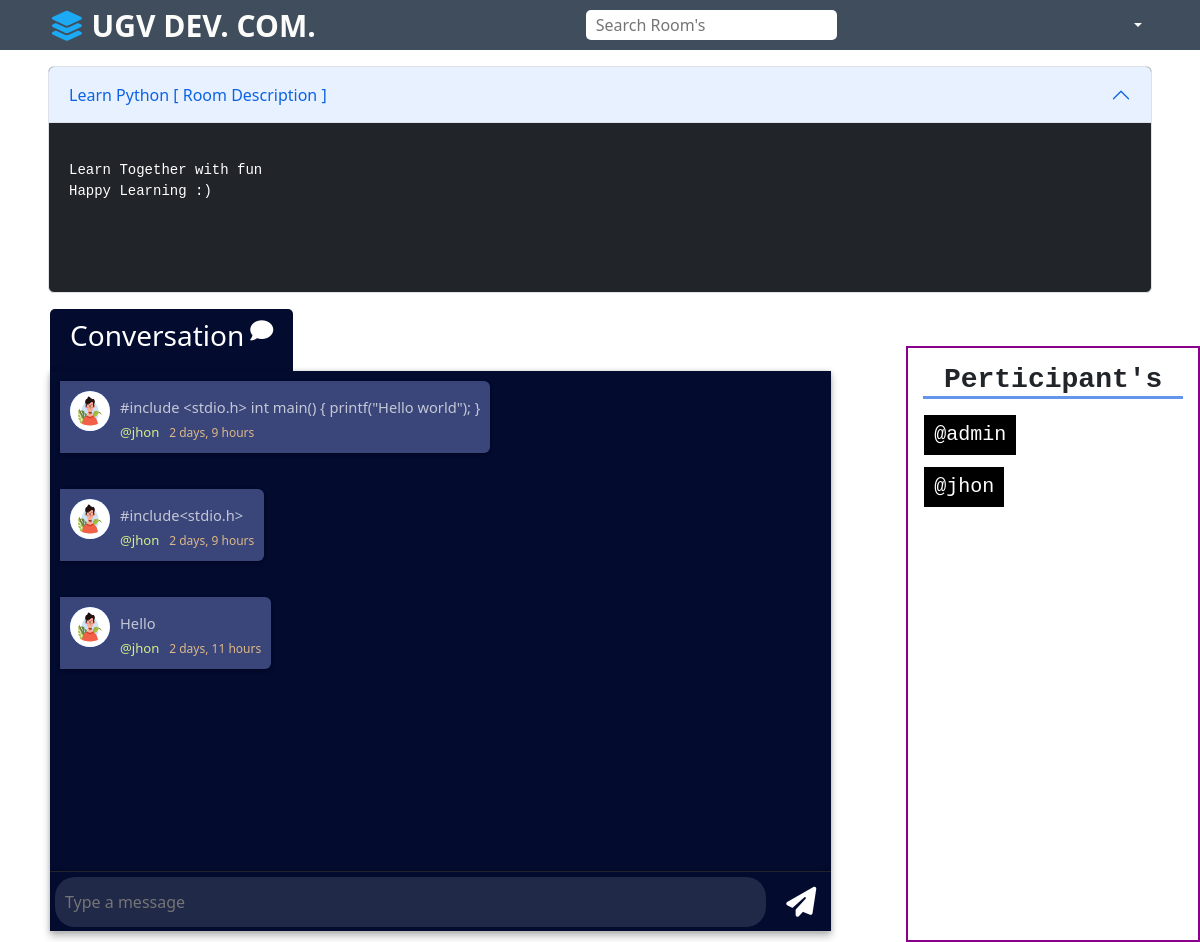
The page /room/1/ on the database its author committed.
### base/models.py (models this page shows, shortened)
class Room(models.Model):
    host = models.ForeignKey(User, on_delete=models.SET_NULL, null=True)
    topic = models.ForeignKey(Topic, on_delete=models.SET_NULL, null=True)
    name = models.CharField(max_length=200)
    description = models.TextField(null=True, blank=True)
    participants = models.ManyToManyField(User,related_name='participants',blank=True)
    updated = models.DateTimeField(auto_now=True)
    created = models.DateTimeField(auto_now_add=True)
    class Meta:
        ordering = ['-updated','-created']

class Message(models.Model):
    user = models.ForeignKey(User, on_delete=models.CASCADE)
    room = models.ForeignKey(Room, on_delete=models.CASCADE)
    body = models.TextField()
    updated = models.DateTimeField(auto_now=True)
    created = models.DateTimeField(auto_now_add=True)
    class Meta:
        ordering = ['-updated','-created']

class User(AbstractUser):
    name = models.CharField(max_length=150, null=True)
    email = models.EmailField(unique=True, null=True)
    bio = models.TextField(null=True)
    avatar = models.ImageField(null = True, default= 'default.png')
    USERNAME_FIELD = 'email'
    REQUIRED_FIELDS = []

### base/views.py (the view, shortened to what this page needs)
# urls.py: path('room/<str:pk>/', views.room, name='room'),
def room(request, pk):
    room = Room.objects.get(id=pk)
    room_message = room.message_set.all()
    participants = room.participants.all()
    context = {'room': room, 'room_message': room_message,
               'participants': participants}
    return render(request, 'base/room.html', context)

### templates/base/room.html (shortened to what this page needs)
{% extends 'main.html' %}
{% load crispy_forms_tags %}
{% load static %}
{% block content %}
<div class="accordion w-100 m-auto my-3" id="accordionPanelsStayOpenExample">
    <div class="accordion-item mx-5 bg-dark">
        <h2 class="accordion-header" id="panelsStayOpen-headingOne">
            <button class="accordion-button btn btn-dark" type="button" data-bs-toggle="collapse"
                    data-bs-target="#panelsStayOpen-collapseOne" aria-expanded="true"
                    aria-controls="panelsStayOpen-collapseOne">
                {{room.name}} [ Room Description ]
            </button>
        </h2>
        <div id="panelsStayOpen-collapseOne" class="accordion-collapse collapse show"
             aria-labelledby="panelsStayOpen-headingOne">
            <div class="accordion-body">
                <pre>
                <p>{{ room.description }} </p>
                </pre>
            </div>
        </div>
    </div>
</div>
<div class="conversation-text">
    <h3 class=""> Conversation</h3>
    <span>
         <i class="fa-solid fa-comment"></i>
    </span>
</div>
<div class="room-container">
    <div class="room-box">
        <section class="chatbox">
            <div class="chat-window">
                {% for msg in room_message %}
                <article class="msg-container msg-remote" id="msg-0">
                    <div class="msg-box">
                        <img class="user-img" src="{{ msg.user.avatar.url }}">
                        <div class="flr">
                            <div class="messages">
                                <p class="msg" id="msg-0">
                                    {{ msg.body }}
                                </p>
                            </div>
                            <span class="timestamp">
                                    <span class="username">
                                        <a href="{% url 'user-profile' msg.user.id %}">
                                              <small>@{{ msg.user.username }}</small>
                                        </a>
                                    </span>
                                    <span class="posttime">{{ msg.created|timesince }}</span>
                                </span>
                        </div>
                    </div>
                </article>
                {% endfor %}
            </div>
            <div class="msg-send-box">
                <form class="chat-input" method="POST" action="">
                    <input type="text" name="msg_body" autocomplete="on" placeholder="Type a message"/>
                    <button>
                        <i class="fa-solid fa-paper-plane"></i>
                    </button>
                </form>
            </div>
        </section>
    </div>
    <div class="participate-box">
        <div class="participant">
            <h3>Perticipant's</h3>
            {% for user in participants %}
            <p>@{{ user.username }}</p>
            {% endfor %}
        </div>
    </div>
</div>
{% endblock %}

### templates/main.html (style rules this page uses)
a { text-decoration:none; }

### templates/base/room.html (style rules this page uses)
.chatbox { min-height:500px; max-height: 100%; display: flex; flex-direction: column; overflow: hidden; box-shadow: 0 0 4px rgba(0, 0, 0, .14), 0 4px 8px rgba(0, 0, 0, .28); }
.chat-window { flex: auto; max-height: calc(100% - 60px); background: #030b2f; overflow: auto; height:500px; }
.chat-input { flex: 0 0 auto; height: 60px; background: #030b2f; border-top: 1px solid #2671ff; box-shadow: 0 0 4px rgba(0, 0, 0, .14), 0 4px 8px rgba(0, 0, 0, .28); }
.chat-input input { height: 50px; line-height: 60px; outline: 0 none; border: none; border-radius: 20px; width: calc(100% - 70px); color: white; text-indent: 10px; font-size: 12pt; padding: 0; margin:5px; background: #212949; }
.chat-input button { float: right; outline: 0 none; border: none; background: transparent; height: 40px; width: 40px; border-radius: 50%; padding: 2px 0 0 0; margin: 10px; transition: all 0.15s ease-in-out; }
.chat-input button i { color: white !important; font-size: 30px; }
.msg-container { position: relative; display: inline-block; width: 100%; margin: 0 0 10px 0; padding: 10px; }
.msg-box { display: flex; background: #3a4579; padding: 10px 10px 0 10px; border-radius: 0 6px 6px 0; max-width: 80%; width: auto; float: left; box-shadow: 0 0 2px rgba(0, 0, 0, .12), 0 2px 4px rgba(0, 0, 0, .24); }
.user-img { display: inline-block; border-radius: 50%; height: 40px; width: 40px; background: #2671ff; margin: 0 10px 10px 0; }
.flr { display: flex; flex-direction: column; width: calc(100% - 50px); }
.messages { flex: 1 0 auto; }
.msg { display: inline-block; font-size: 11pt; line-height: 13pt; color: rgba(255, 255, 255, .7); margin: 0 0 4px 0; }
.msg:first-of-type { margin-top: 8px; }
.timestamp { font-size: 12px; margin-bottom: 10px; color: burlywood; }
.timestamp span a { color: #d4ed87; font-size: 15px; }
.username { margin-right: 3px; }
.posttime { margin-left: 3px; }
.room-container { display:grid; grid-template-columns:3fr 1fr; grid-gap:25px; margin-top:-25px; }
.room-box { margin-left: 50px; margin-right: 50px; margin-top: 25px; margin-bottom: 10px; position: relative; }
.msg-send-box form { position: relative; border-top: 1px solid; }
.participate-box { border: 2px solid darkmagenta; padding: 15px; }
.participant h3 { font-weight: 600; font-family: monospace; border-bottom: 3px solid cornflowerblue; text-align: center; margin-bottom: 15px; }
.participant p { border: 1px solid; padding: 5px 10px; font-size: 20px; font-weight: 500; font-family: monospace; background: black; color: white; margin-bottom: 10px; display: table; }
.accordion-body p { color:white; }
.conversation-text { text-align: center; display: inline-flex; background: #030b2f; margin-left: 50px; color: white; padding: 10px 20px; border-radius: 5px 5px 0 0; }
.conversation-text i { font-size: 23px; margin-left: 6px; }

### rows shown on the page
Room: name "Learn Python", description "Learn Together with fun Happy Learning :)"
Message: user.avatar (picture), body "#include <stdio.h> int main() { printf(\"Hello world\"); }", user.username "jhon", created "2 days, 9 hours"
Message: user.avatar (picture), body "#include<stdio.h>", user.username "jhon", created "2 days, 9 hours"
Message: user.avatar (picture), body "Hello", user.username "jhon", created "2 days, 11 hours"
User: username "admin"
User: username "jhon"
